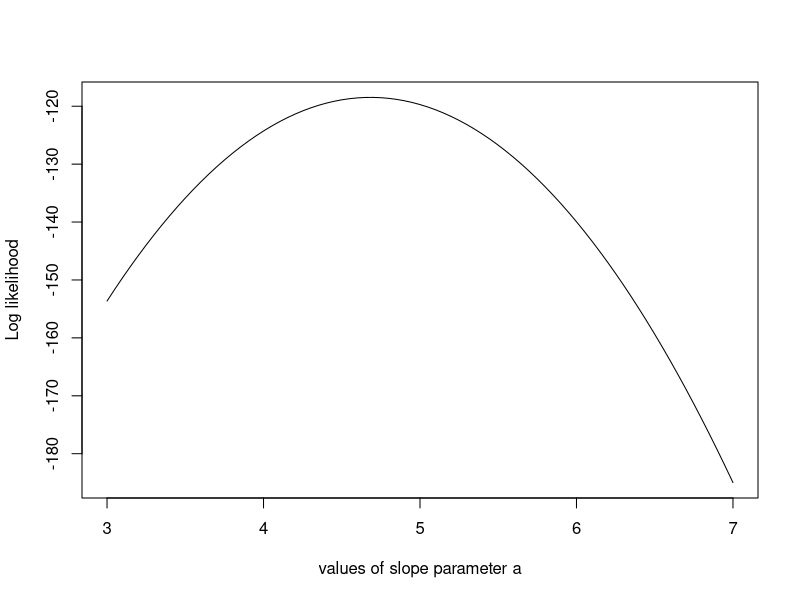

Generate this figure with R: (Note: this script raises an error after producing the figure.)
trueA <- 5
trueB <- 0
trueSd <- 10
sampleSize <- 31

# create independent x-values 
x <- (-(sampleSize-1)/2):((sampleSize-1)/2)
# create dependent values according to ax + b + N(0,sd)
y <-  trueA * x + trueB + rnorm(n=sampleSize,mean=0,sd=trueSd)


likelihood <- function(param){
  a = param[1]
  b = param[2]
  sd = param[3]
  
  pred = a*x + b
  singlelikelihoods = dnorm(y, mean = pred, sd = sd, log = T)
  sumll = sum(singlelikelihoods)
  return(sumll)   
}

# Example: plot the likelihood profile of the slope a
slopevalues <- function(x){return(likelihood(c(x, trueB, trueSd)))}
slopelikelihoods <- lapply(seq(3, 7, by=.05), slopevalues )
plot (seq(3, 7, by=.05), slopelikelihoods , type="l", xlab = "values of slope parameter a", ylab = "Log likelihood")



# Prior distribution
prior <- function(param){
  a = param[1]
  b = param[2]
  sd = param[3]
  aprior = dunif(a, min=0, max=10, log = T)
  bprior = dnorm(b, sd = 5, log = T)
  sdprior = dunif(sd, min=0, max=30, log = T)
  return(aprior+bprior+sdprior)
}


posterior <- function(param){
  return (likelihood(param) + prior(param))
}

proposalfunction <- function(param){
  return(rnorm(3,mean = param, sd= c(0.1,0.5,0.3)))
}

run_metropolis_MCMC <- function(startvalue, iterations){
  chain = array(dim = c(iterations+1,3))
  chain[1,] = startvalue
  for (i in 1:iterations){
    proposal = proposalfunction(chain[i,])
    
    probab = exp(posterior(proposal) - posterior(chain[i,]))
    if (runif(1) < probab){
      chain[i+1,] = proposal
    }else{
      chain[i+1,] = chain[i,]
    }
  }
  return(prior(proposal))
}

startvalue = c(2,0,10)
chain = run_metropolis_MCMC(startvalue, 100)

burnIn = 5000
acceptance = 1-mean(duplicated(chain[-(1:burnIn),]))